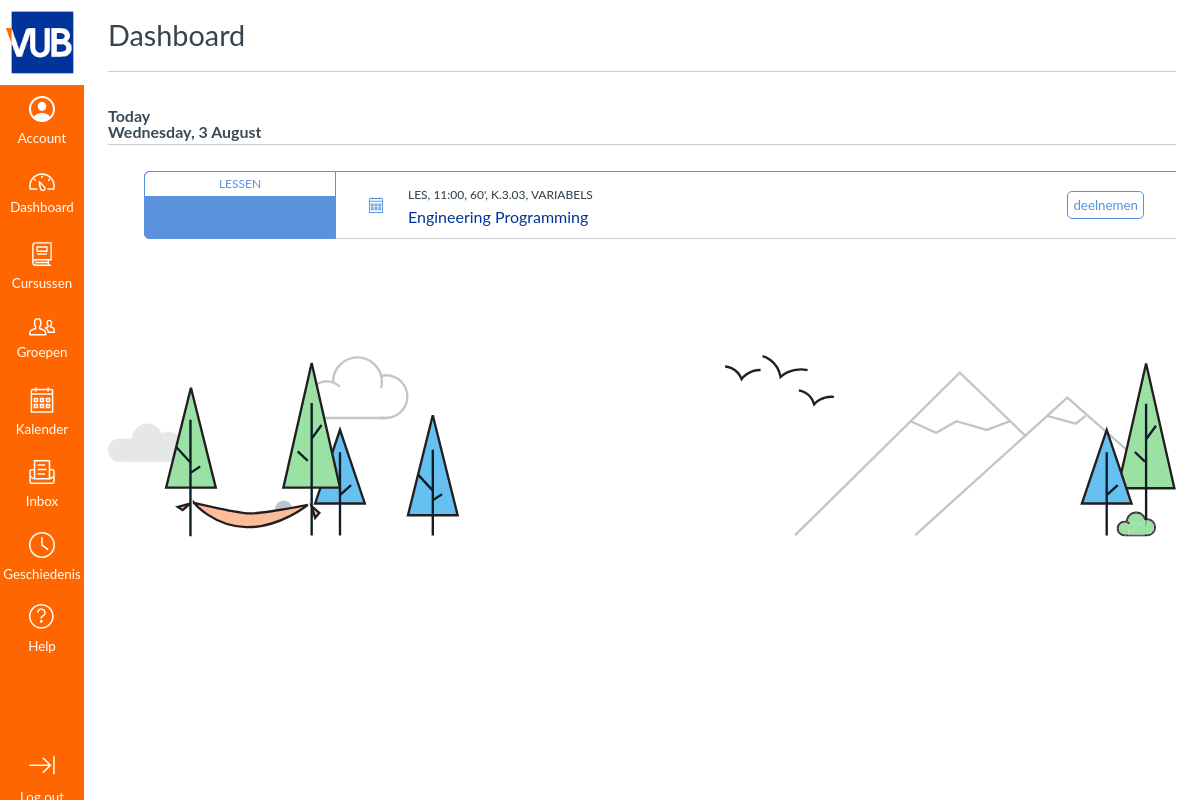
Page /home (signed in) on the committed database.
### app/database/models.py (models this page shows, shortened)
class Class(db.Model):
    __tablename__ = 'Class'
    id = db.Column(db.Integer, primary_key=True)
    course_id = db.Column(db.Integer, db.ForeignKey('Course.id'))
    date = db.Column(db.String(32))
    time = db.Column(db.String(32))
    duration = db.Column(db.Integer)
    location = db.Column(db.String(120))
    info = db.Column(db.String(120))

class Course(db.Model):
    __tablename__ = 'Course'
    meta = MetaData()
    id = db.Column(db.Integer, primary_key=True)
    name = db.Column(db.String)
    semester = db.Column(db.Integer)

### app/blueprints/home/routes.py (the view)
@home_bp.route('/home')
@login_required
def test():
    from datetime import datetime as dt
    today_date = dt.today().date().strftime('%Y/%m/%d')
    time_now = dt.today().time().strftime('%H:%M')
    todays_classes = queries.get_date_classes(today_date)
    user_classes = queries.get_user_classes()
    return render_template('home/index.html', todays_classes=todays_classes, date=dt.today().date())

### app/blueprints/login/routes.py (called while the page is built)
@login.user_loader
def load_user(id):
    return User.query.get(int(id))

### app/database/queries.py (called while the page is built)
def get_user_classes():
    querie = f"""
        SELECT date, name as course, info, time, duration, location, cl.id, c.id as course_id
        FROM User u
        INNER JOIN UCourse uc ON u.id=uc.user_id
        INNER JOIN Course c ON uc.course_id=c.id
        INNER JOIN Class cl ON c.id=cl.course_id
        WHERE u.id={current_user.get_id()}
        ORDER BY cl.date ASC, cl.time ASC;"""
    classes = db2.session.execute(querie)
    return classes.fetchall()

def get_date_classes(date):
    querie = f"""
        SELECT date, name as course, info, time, duration, location, cl.id, c.id as course_id
        FROM User u
        INNER JOIN UCourse uc ON u.id=uc.user_id
        INNER JOIN Course c ON uc.course_id=c.id
        INNER JOIN Class cl ON c.id=cl.course_id
        WHERE u.id={current_user.get_id()} AND cl.date='{date}'
        ORDER BY cl.time ASC;"""
    classes = db2.session.execute(querie)
    return classes.fetchall()

### app/blueprints/home/templates/home/index.html (shortened to what this page needs)
{% extends "base.html" %}
{% block head_local %}
    <link rel="stylesheet" href="{{ url_for('home.static', filename='css/home.css')}}"/>
{% endblock %}
{% block content %}
    <div id="container-dashboard">
        <div class="container-header">
            <h1>Dashboard</h1>
        </div>
        <div class="container-day">
            <h2><span class="nearcoming">Today</span><br>{{ date.strftime('%A, %-d %B') }}</h2>
            {% if todays_classes %}
            <div class="courses day-box">
                <div class="banner"><span>Lessen</span></div>
                <ol>
                    {% for class in todays_classes %}
                    <li>
                        <div class="content">
                            <span class="secondary">les, {{class.time}}, {{class.duration}}', {{class.location}}, {{class.info}}</span>
                            <span class="main">{{class.course}}</span>
                        </div>
                        <button class="attend-btn" onclick="document.getElementById('qr-{{class.id}}').style.display='block';">
                            deelnemen
                        </button>
                    </li>
                    {% endfor %}
                </ol>
            </div>
            {% else %}
            <p>Nog niets gepland</p>
            {% endif %}
        </div>
        <br>
    </div>
{% endblock %}

### app/static/css/style.css (style rules this page uses)
* { font-family: LatoWeb, "Lato Extended", Lato, "Helvetica Neue", Helvetica, Arial, sans-serif; }
#container-dashboard { margin-left: 84px; padding: 0px 24px 0px 24px; }
h1 { font-size: 1.8em; font-weight: normal; line-height: 2.5; text-align: left; color: #2D3B45; font-family: LatoWeb, "Lato Extended", Lato, "Helvetica Neue", Helvetica, Arial, sans-serif; }
.container-header { position: sticky; top: 0; left: 0; width: 100%; height: 72px; box-sizing: border-box; background-color: white; opacity: 0.95; }
.container-header, .container-day h2 { border-bottom: 1px solid #c7cdd1; }
#container-dashboard h2 { color: #394B58; font-weight: 700; font-size: 1rem; padding-bottom: 4px; margin-bottom: 10px; }
.container-day { margin-top: 36px; }
.day-box { box-sizing: border-box; display: flex; margin: 26px 0px 0px 36px; }
.day-box .banner { border: 0.5px solid black; border-radius: 5px 0px 0px 5px; box-sizing: border-box; width: 192px; height: auto; display: flex; flex-direction: column; }
.day-box .banner span { background-color: white; border-radius: 5px 0px 0px 0px; padding: 6px 8px; text-align: center; font-size: 0.75rem; font-weight: 700px; text-transform: uppercase; color: inherit; }
.day-box ol { border-top: 0.5px solid rgb(90, 146, 222); box-sizing: border-box; display: flex; flex-direction: column; flex-grow: 1; }
.day-box ol li div span { display: block; }
.day-box ol li .secondary { color: #2D3B45; text-transform: uppercase; font-size: 12px; }
.day-box ol li { display: flex; border-bottom: 0.0625rem solid #C7CDD1; box-sizing: border-box; padding: 12px 8px; height: 67px; color: #003399; line-height: 22px; }
.courses .banner { background-color: rgb(90, 146, 222); border: 0.5px solid rgb(90, 146, 222); color: rgb(90, 146, 222); }
.dash-picto { margin: auto 24px; fill: rgb(90, 146, 222); }
.attend-btn { margin: auto 0 auto 24px; align-self: flex-end; border: 1px solid rgb(90, 146, 222); color: rgb(90, 146, 222); border-radius: 5px; padding: 5px; }
.attend-btn { margin-left: auto; margin-right: 24px; transition: 0.2s; }

### app/blueprints/home/static/css/home.css (style rules this page uses)
#home-svg { margin-top: 100px; }

### rows in the picture
Class: time "11:00", duration "60", location "K.3.03", info "VARIABELS", course "Engineering Programming"
